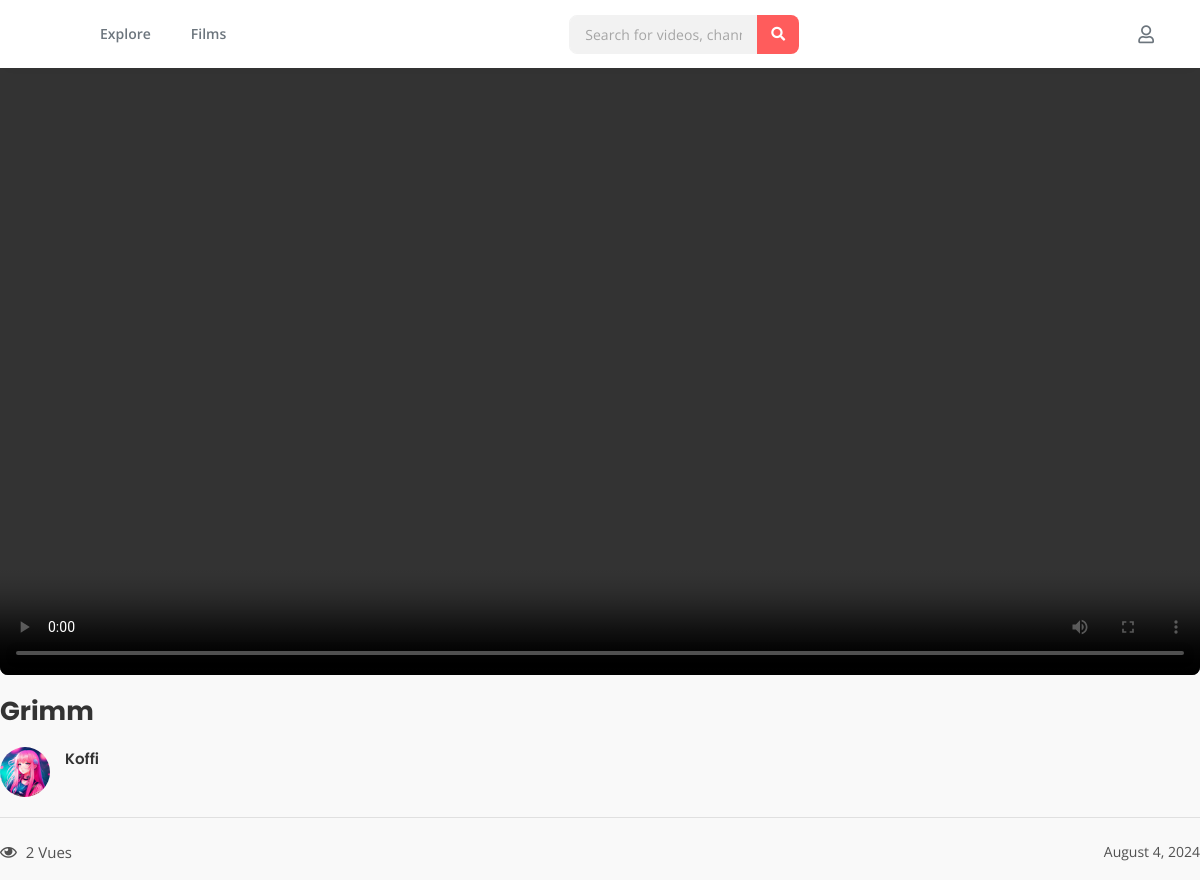
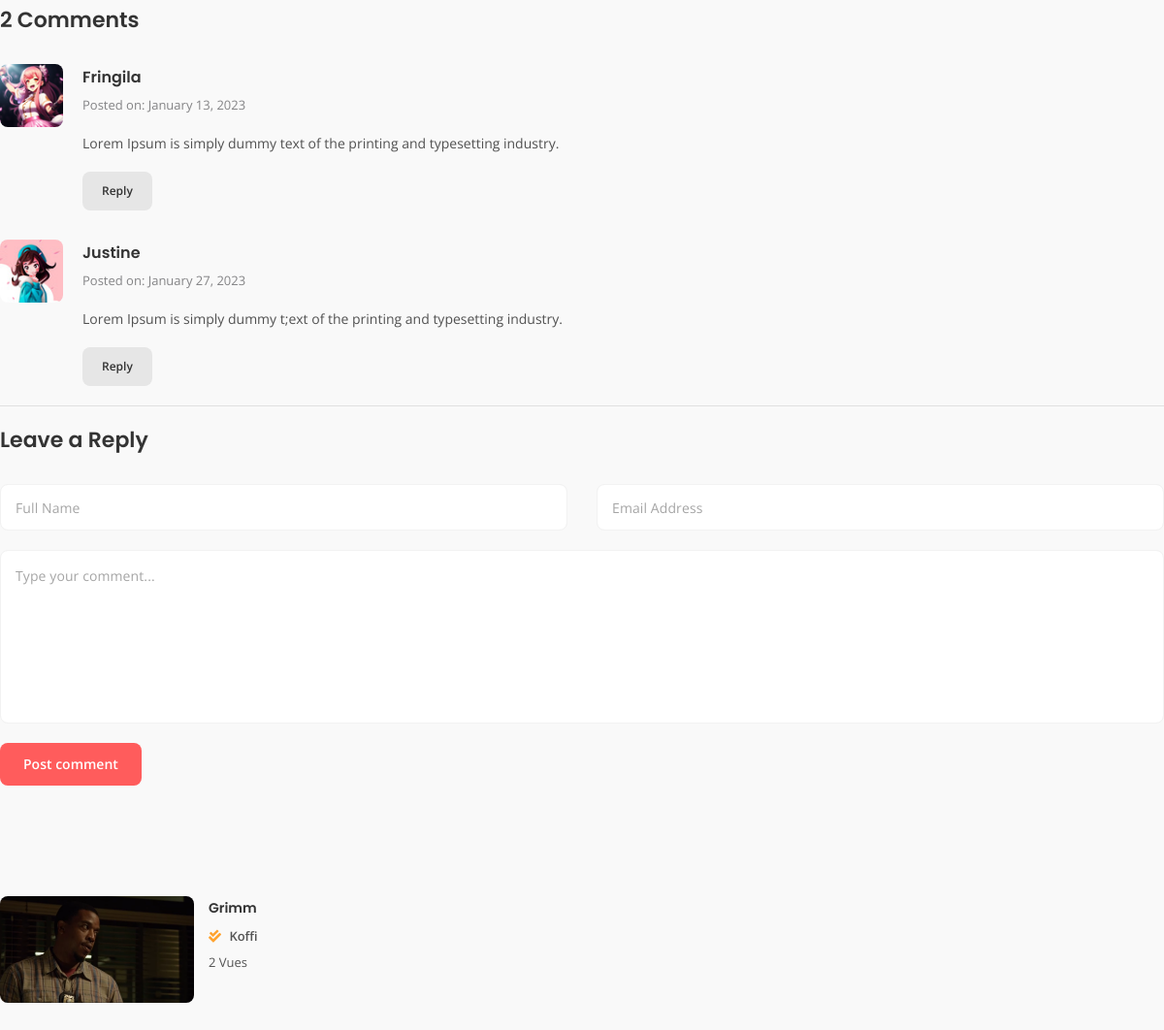
/single-video/8/, run on the app's committed database (2 pictures, top to bottom).
### cinema/models.py (models this page shows, shortened)
class Video(models.Model):
    utilisateur = models.ForeignKey(User, on_delete=models.CASCADE, related_name='videos')
    STATUT_CHOICES = [
        ('en_attente', 'En attente'),
        ('en_ligne', 'En ligne'),
        ('refuse', 'Refusé'),
        ('en_revision', 'En révision'),
    ]
    titre = models.CharField(max_length=255)
    realisateur = models.CharField(max_length=255)
    image_couverture = models.ImageField(upload_to='couvertures/')
    video_complete = models.FileField(upload_to='videos/')
    statut = models.CharField(max_length=15, choices=STATUT_CHOICES, default='en_attente')
    id_eke = models.CharField(max_length=100, unique=True)
    vues = models.PositiveIntegerField(default=0)
    status = models.BooleanField(default=True)
    date_add = models.DateTimeField(auto_now_add=True)
    date_update = models.DateTimeField(auto_now=True)

### cinema/views.py (the view)
# urls.py: path('single-video/<int:video_id>/', views.single_video, name='single-video'),
def single_video(request, video_id):
    video = get_object_or_404(Video, pk=video_id)
    return render(request, 'single-video.html', {'video': video})

### cinema/templates/single-video.html (shortened to what this page needs)
{% extends 'base.html' %}
{% load static %}
{% block content %}
<link rel="stylesheet" href="{% static 'assets/css/ajustement.css' %}">
<div class="main-content">
  <div class="main-content-inner">
    <div class="single-video-wrapper">
      <div class="single-video-content">
        <div class="embed-responsive embed-responsive-16by9">
          <video class="embed-responsive-item" controls>
            <source src="{{ video.video_complete.url }}" type="video/mp4">
          </video>
        </div>
        <h1 class="video-title">{{ video.titre }}</h1>
        <div class="single-video-meta">
          <div class="media single-video-author">
            <a href="#"><img src="{% static 'assets/img/user-1sm.jpg' %}" alt="channel"></a>
            <div class="media-body">
              <h6><a href="#">{{ video.realisateur }}</a></h6>
            </div>
          </div>
        </div>
        <div class="single-video-controls">
          <div class="single-video-stats">
            <div class="single-video-stat-item">
              <i class="far fa-eye"></i>
              <span>{{ video.vues }} Vues</span>
            </div>
          </div>
          <div class="single-video-controls-inner">
            <span>{{ video.date_add|date:"F j, Y" }}</span>
          </div>
        </div>
        <div class="comments-list">
          <h4>2 Comments</h4>
          <ul>
            <li class="comment-item">
              <img src="{% static 'assets/img/user-2sm.jpg' %}" alt="comment author">
              <div class="comment-body">
                <h6>Fringila</h6>
                <span>Posted on: January 13, 2023</span>
                <p>Lorem Ipsum is simply dummy text of the printing and typesetting industry.</p>
                <a href="#" class="btn-custom light btn-sm"> Reply </a>
              </div>
            </li>
            <li class="comment-item">
              <img src="{% static 'assets/img/user-3sm.jpg' %}" alt="comment author">
              <div class="comment-body">
                <h6>Justine</h6>
                <span>Posted on: January 27, 2023</span>
                <p>Lorem Ipsum is simply dummy t;ext of the printing and typesetting industry.</p>
                <a href="#" class="btn-custom light btn-sm"> Reply </a>
              </div>
            </li>
          </ul>
        </div>
        <div class="comment-form">
          <h4>Leave a Reply</h4>
          <form method="post">
            <div class="row">
              <div class="col-md-6 form-group">
                <input type="text" class="form-control" placeholder="Full Name" name="fname" value="">
              </div>
              <div class="col-md-6 form-group">
                <input type="email" class="form-control" placeholder="Email Address" name="email" value="">
              </div>
              <div class="col-md-12 form-group">
                <textarea class="form-control" placeholder="Type your comment..." name="comment" rows="7"></textarea>
              </div>
            </div>
            <button type="submit" class="btn-custom primary" name="button">Post comment</button>
          </form>
        </div>
      </div>
      <div class="single-video-sidebar">
        <br><br><br>
        <div class="video video-list">
          <div class="video-thumbnail">
            <div class="video-thumbnail-inner">
              <a href="{% url 'single-video' video.id %}"><img src="{{ video.image_couverture.url }}" alt="video"></a>
            </div>
          </div>
          <div class="video-content">
            <div class="media">
              <div class="media-body">
                <h6><a href="{% url 'single-video' video.id %}">{{ video.titre }}</a></h6>
                <a class="video-author" href="#"><i class="fas fa-check-double"></i> {{ video.realisateur }}</a>
                <div class="video-meta">
                  <span>{{ video.vues }} Vues</span>
                </div>
              </div>
            </div>
          </div>
        </div>
      </div>
    </div>
  </div>
</div>
{% endblock %}

### cinema/static/assets/css/ajustement.css (style rules this page uses)
body, html { margin: 0; padding: 0; width: 100%; height: 100%; }
.main-content { width: 100%; padding: 0; }
.main-content-inner { width: 100%; padding: 0; }

### data on the page
Video: titre "Grimm", realisateur "Koffi", vues "2", date_add "August 4, 2024", image_couverture (picture)
